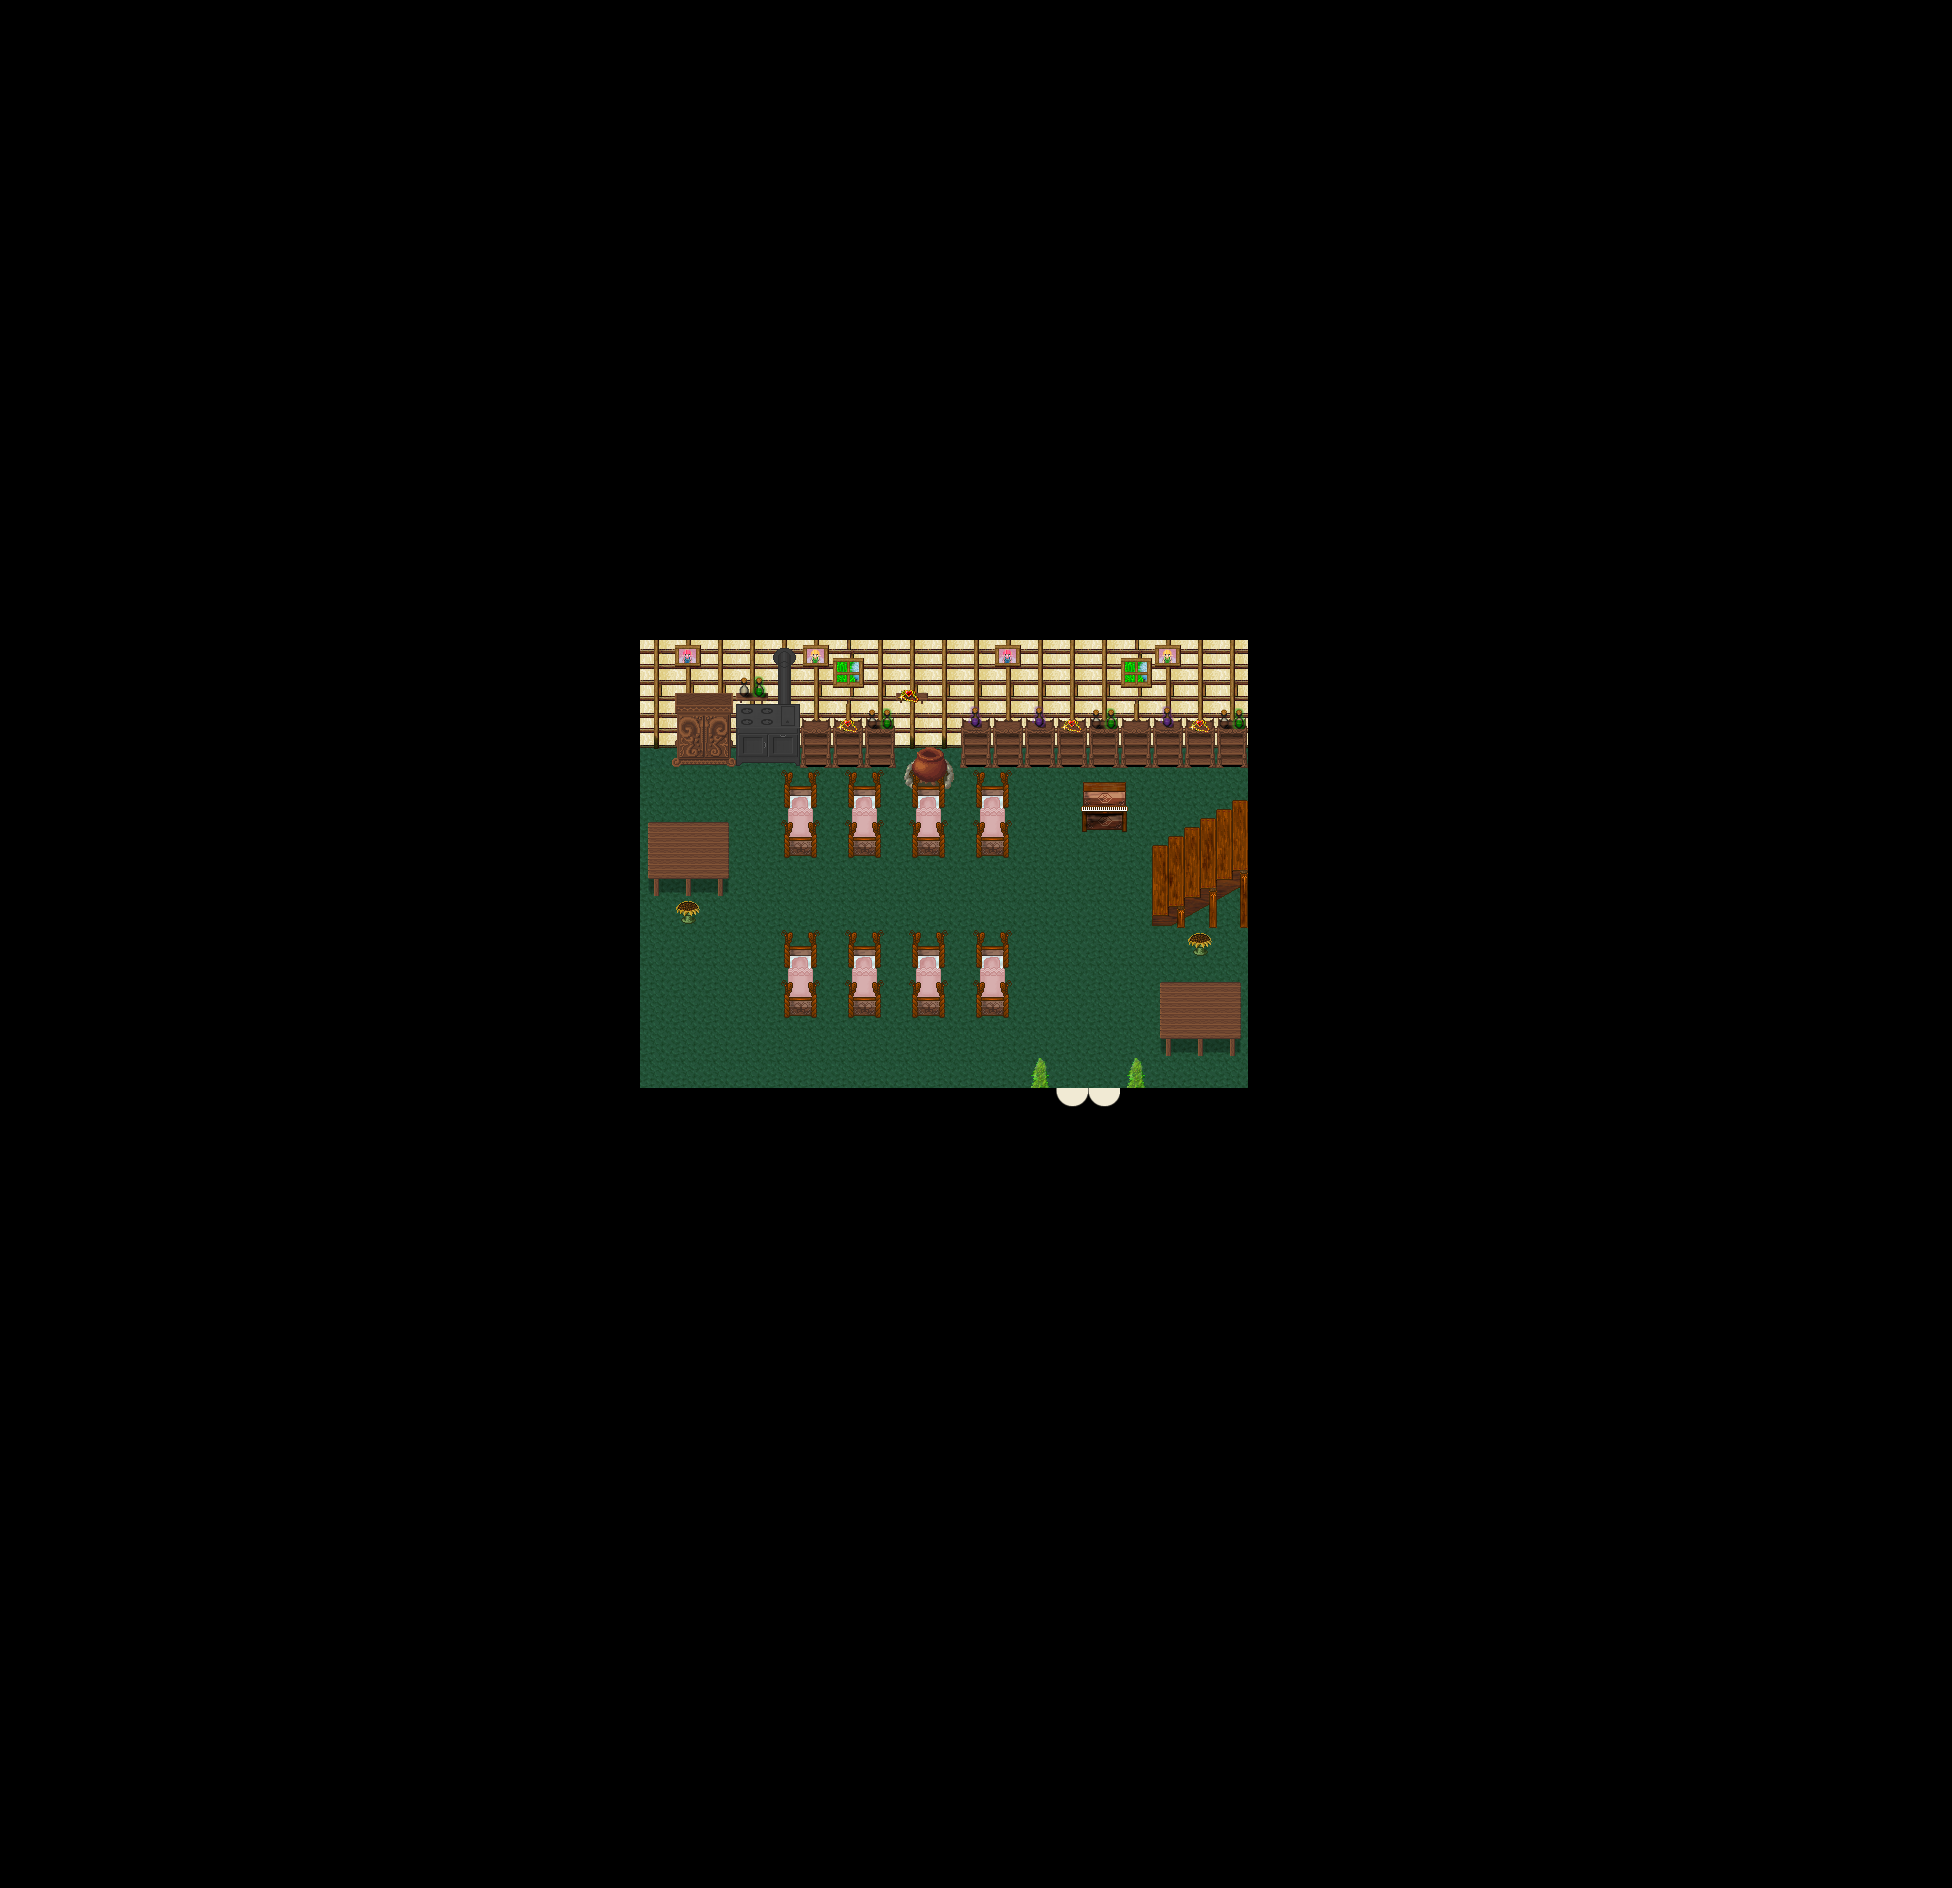

The image is a tile-based game level rendered from a .tmx file. Its description and source (layers, tilesets, objects; grid data summarised) follow:
An orthogonal 61x59 tile map with 32x32 px tiles, 10 tile layers (Ground1, Ground2, Paintings, Desks, ...), 2 hidden layers not drawn, 9 tilesets and 3 objects (2x fixme, warp).

<map version="1.8" tiledversion="1.8.0" orientation="orthogonal" renderorder="right-down" width="61" height="59" tilewidth="32" tileheight="32" infinite="0" nextlayerid="18" nextobjectid="41">
 <properties>
  <property name="author" value="TMW2 Team" />
  <property name="background0image" value="graphics/images/spit23loginwallpaper_800x600.png" />
  <property name="license" value="GPL v2+" />
  <property name="manaplus version" value="2" />
  <property name="minimap" value="graphics/minimaps/018-5-6.png" />
  <property name="music" value="8bit_the_hero.ogg" />
  <property name="name" value="Real Estate" />
 </properties>
 <tileset firstgid="1" name="Collision" tilewidth="32" tileheight="32" tilecount="9" columns="3">
  <image source="../graphics/tilesets/collision.png" width="96" height="96" />
 </tileset>
 <tileset firstgid="10" name="inn" tilewidth="32" tileheight="32" tilecount="256" columns="16">
  <image source="../graphics/tilesets/inn.png" width="512" height="512" />
 </tileset>
 <tileset firstgid="266" name="woodland_indoor" tilewidth="32" tileheight="32" tilecount="256" columns="16">
  <image source="../graphics/tilesets/woodland_indoor.png" width="512" height="512" />
 </tileset>
 <tileset firstgid="522" name="inn_x2" tilewidth="32" tileheight="64" tilecount="48" columns="16">
  <image source="../graphics/tilesets/inn_x2.png" width="512" height="192" />
 </tileset>
 <tileset firstgid="570" name="woodland_indoor_x2" tilewidth="32" tileheight="64" tilecount="48" columns="16">
  <image source="../graphics/tilesets/woodland_indoor_x2.png" width="512" height="192" />
 </tileset>
 <tileset firstgid="618" name="casaArvore" tilewidth="32" tileheight="32" tilecount="304" columns="19">
  <image source="../graphics/tilesets/br/casaArvore.png" width="608" height="512" />
 </tileset>
 <tileset firstgid="922" name="cabana_in_fada" tilewidth="32" tileheight="32" tilecount="56" columns="8">
  <image source="../graphics/tilesets/cabana_in_fada.png" width="256" height="224" />
 </tileset>
 <tileset firstgid="978" name="cabana_in_fada2" tilewidth="32" tileheight="32" tilecount="36" columns="12">
  <image source="../graphics/tilesets/cabana_in_fada2.png" width="384" height="96" />
 </tileset>
 <tileset firstgid="1014" source="../graphics/tilesets/lof/woodland_indoor_extra.tsx" />
 <layer id="1" name="Ground1" width="61" height="59">
  <data>[3599 cells, 3599 non-empty, 5 distinct tile ids]</data>
 </layer>
 <layer id="2" name="Ground2" width="61" height="59">
  <data>[3599 cells, 8 non-empty, 6 distinct tile ids]</data>
 </layer>
 <layer id="14" name="Paintings" width="61" height="59">
  <properties>
   <property name="TileCondition" value="2" />
  </properties>
  <data>[3599 cells, 6 non-empty, 4 distinct tile ids]</data>
 </layer>
 <layer id="15" name="Desks" width="61" height="59">
  <properties>
   <property name="TileCondition" value="4" />
  </properties>
  <data>[3599 cells, 18 non-empty, 9 distinct tile ids]</data>
 </layer>
 <layer id="17" name="Chairs" width="61" height="59">
  <properties>
   <property name="TileCondition" value="32" />
  </properties>
  <data>[3599 cells, 2 non-empty, 1 distinct tile ids]</data>
 </layer>
 <layer id="16" name="Pianos" width="61" height="59">
  <properties>
   <property name="TileCondition" value="8" />
  </properties>
  <data>[3599 cells, 9 non-empty, 9 distinct tile ids]</data>
 </layer>
 <layer id="12" name="Beds" width="61" height="59">
  <properties>
   <property name="TileCondition" value="64" />
  </properties>
  <data>[3599 cells, 48 non-empty, 6 distinct tile ids]</data>
 </layer>
 <layer id="13" name="Storages" width="61" height="59">
  <properties>
   <property name="TileCondition" value="128" />
  </properties>
  <data>[3599 cells, 32 non-empty, 16 distinct tile ids]</data>
 </layer>
 <layer id="4" name="Fringe" width="61" height="59">
  <data>[3599 cells, 10 non-empty, 9 distinct tile ids]</data>
 </layer>
 <layer id="5" name="Over1" width="61" height="59">
  <data>[3599 cells, 22 non-empty, 5 distinct tile ids]</data>
 </layer>
 <layer id="9" name="Collision" width="61" height="59" visible="0">
  <data>[3599 cells, 3381 non-empty, 1 distinct tile ids]</data>
 </layer>
 <layer id="10" name="Heights" width="61" height="59" visible="0">
  <data>[3599 cells, 0 non-empty, 0 distinct tile ids]</data>
 </layer>
 <objectgroup id="11" name="Objects">
  <object id="36" name="Margin" type="fixme" x="1312" y="1248" width="640" height="640" />
  <object id="39" name="Margin" type="fixme" x="0" y="0" width="640" height="640" />
  <object id="40" name="To Lilit" type="warp" x="1056" y="1088" width="64" height="32">
   <properties>
    <property name="dest_map" value="018-5" />
    <property name="dest_x" value="85" />
    <property name="dest_y" value="53" />
   </properties>
  </object>
 </objectgroup>
</map>
